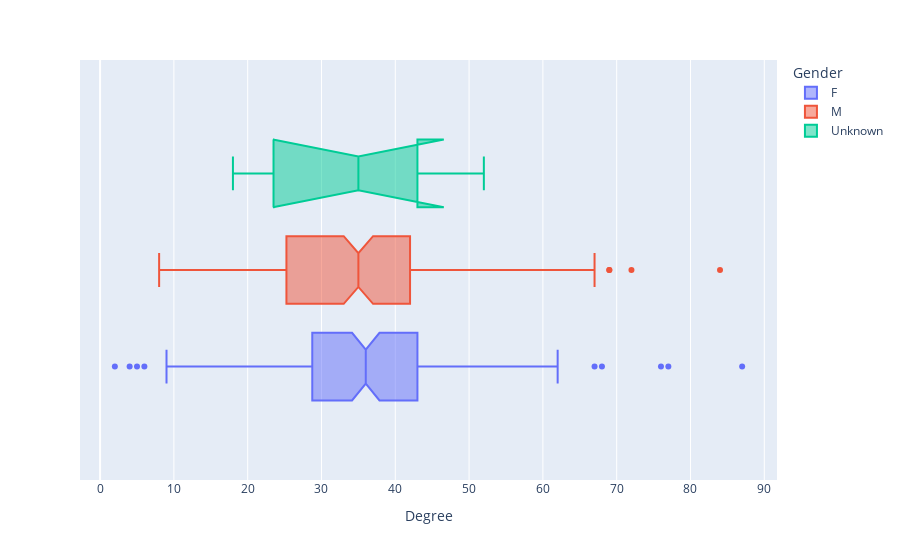

Here is the notebook cell this chart was saved with:
### Code cell
fig = px.box(df, x="Degree", color="Gender", notched=True)
fig.show()

### Figure 1 — Plotly figure (JSON) as saved in the notebook; plotly's stock layout.template omitted (floating-point values rounded to 4 significant figures; data arrays with more than 128 entries replaced by an {"elided": "..."} marker saying what was removed)
{"data": [{"alignmentgroup": "True", "hovertemplate": "Gender=F<br>Degree=%{x}<extra></extra>", "legendgroup": "F", "marker": {"color": "#636efa"}, "name": "F", "notched": true, "offsetgroup": "F", "orientation": "h", "showlegend": true, "type": "box", "x": {"elided": "146 int values"}, "x0": " ", "xaxis": "x", "y0": " ", "yaxis": "y"}, {"alignmentgroup": "True", "hovertemplate": "Gender=M<br>Degree=%{x}<extra></extra>", "legendgroup": "M", "marker": {"color": "#EF553B"}, "name": "M", "notched": true, "offsetgroup": "M", "orientation": "h", "showlegend": true, "type": "box", "x": {"elided": "176 int values"}, "x0": " ", "xaxis": "x", "y0": " ", "yaxis": "y"}, {"alignmentgroup": "True", "hovertemplate": "Gender=Unknown<br>Degree=%{x}<extra></extra>", "legendgroup": "Unknown", "marker": {"color": "#00cc96"}, "name": "Unknown", "notched": true, "offsetgroup": "Unknown", "orientation": "h", "showlegend": true, "type": "box", "x": [34, 45, 37, 35, 52, 18, 20], "x0": " ", "xaxis": "x", "y0": " ", "yaxis": "y"}], "layout": {"autosize": true, "boxmode": "group", "legend": {"title": {"text": "Gender"}, "tracegroupgap": 0}, "margin": {"t": 60}, "xaxis": {"anchor": "y", "autorange": true, "domain": [0, 1], "range": [-2.722, 91.72], "title": {"text": "Degree"}, "type": "linear"}, "yaxis": {"anchor": "x", "autorange": true, "domain": [0, 1], "range": [-0.514, 0.514], "type": "category"}}}
